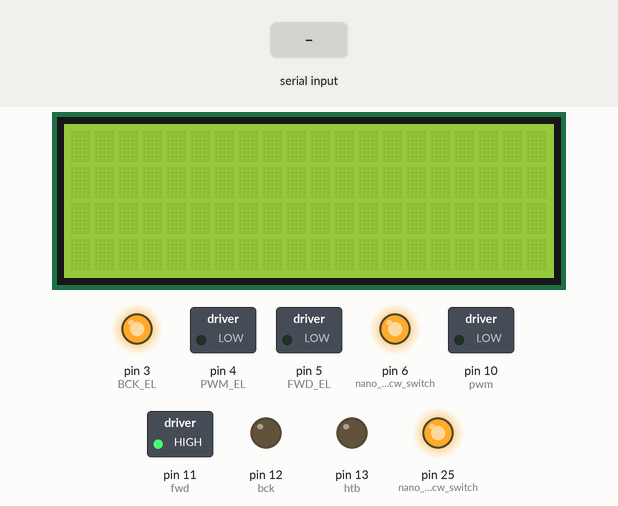
A sketch run on a simulated Arduino Mega 2560, built with avr-gcc and run on an emulated ATmega2560. On the bench: 20×4 character LCD, switched loads named in the sketch (green lamp = pin HIGH), output pins drawn as LEDs (lit = HIGH). The inputs (shaded band) are chosen by the test bench. Pins used as bus, display or sensor lines are not drawn; what the sketch prints to the serial monitor is not drawn.

Above: at 2.2 s.
2.3 s: "90 45~" received over the second serial link
At 3.8 s:
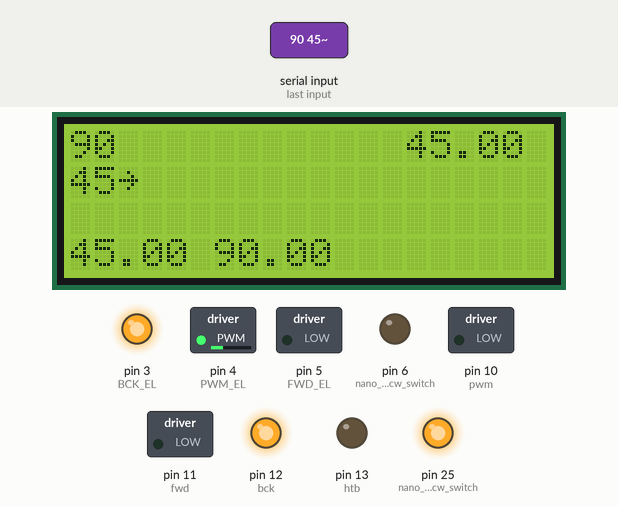
5.3 s: "AA|~" received over the second serial link
At 7.5 s:
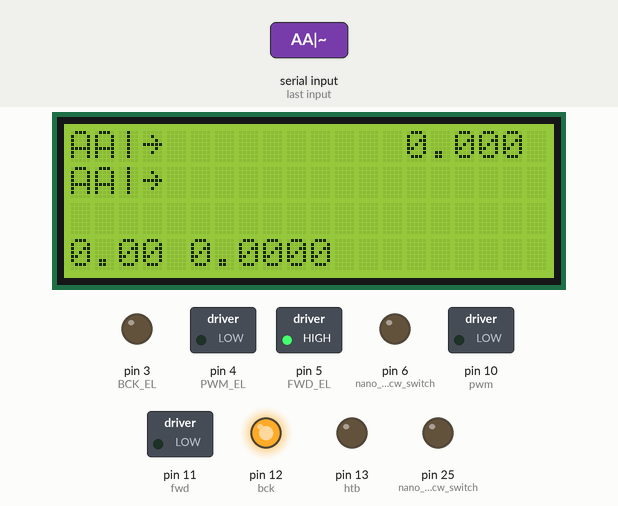
7.8 s: "30 150 10~" received over the second serial link
At 9.3 s:
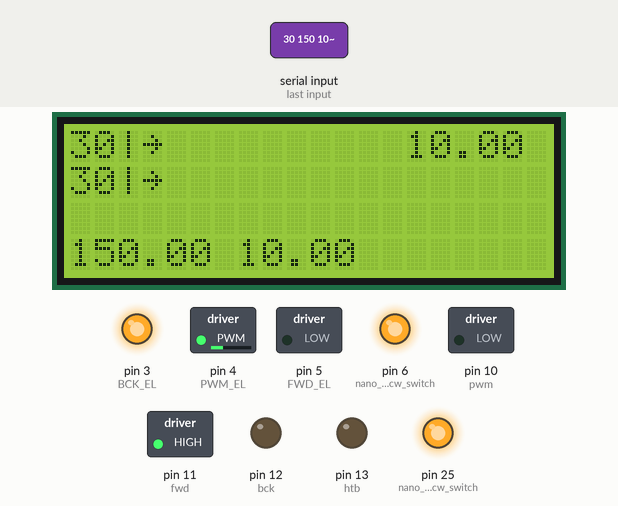
10.8 s: "30 150 10 200~" received over the second serial link
At 11.6 s:
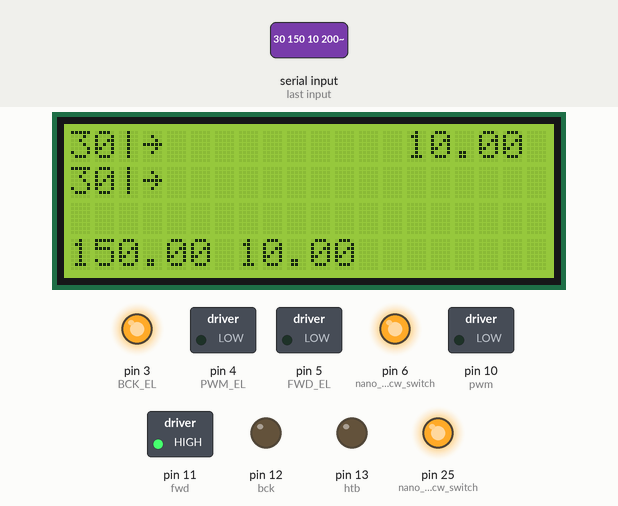
13.4 s: "1~" received over the second serial link
At 14.94 s:
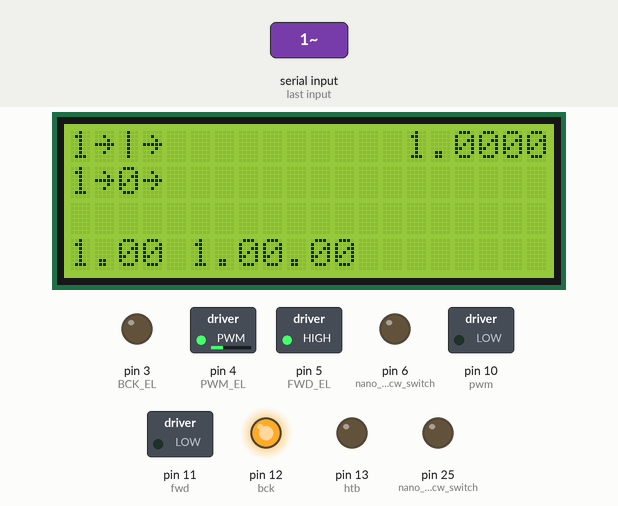
16.2 s: "|ZZ~" received over the second serial link
At 17.6 s:
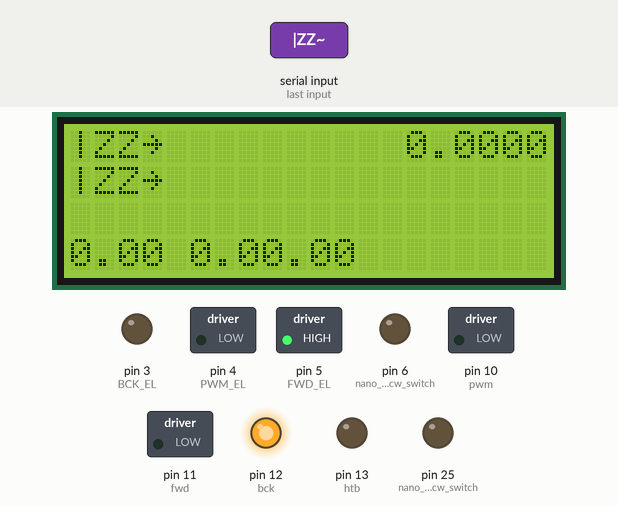
Timing chart, 0 to 19.2 s (numbered marks = the images above; inputs shaded):
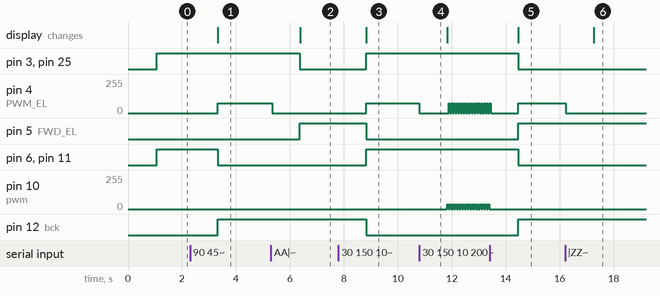

Measured:
- after the input at 2.3 s, pin 4 (PWM_EL): 0/255 → 75/255 after 1.0 s; pin 6 (nano_az_cw_acw_switch), pin 11 (fwd): HIGH → LOW after 1.0 s; pin 12 (bck): LOW → HIGH after 1.0 s; the display: changes after 1.0 s (image 1)
- after the input at 5.3 s, pin 3 (BCK_EL), pin 25 (nano_ele_cw_acw_switch): HIGH → LOW after 1.1 s; pin 4 (PWM_EL): 75/255 → 0/255 after 0.05 s; pin 5 (FWD_EL): LOW → HIGH after 1.1 s; the display: changes after 1.1 s (image 2)
- after the input at 7.8 s, pin 3 (BCK_EL), pin 6 (nano_az_cw_acw_switch), pin 11 (fwd), pin 25 (nano_ele_cw_acw_switch): LOW → HIGH after 1.0 s; pin 4 (PWM_EL): 0/255 → 75/255 after 1.0 s; pin 5 (FWD_EL), pin 12 (bck): HIGH → LOW after 1.0 s; the display: changes after 1.0 s (image 3)
- after the input at 10.8 s, pin 4 (PWM_EL): 75/255 → 0/255 at once, then repeats every 0.10 s: 75/255 0.05 s, 0/255 0.05 s; pin 10 (pwm): alternates 35/255 for 0.05 s and 0/255 for 0.05 s, starting after 1.0 s
- after the input at 13.4 s, pin 3 (BCK_EL), pin 6 (nano_az_cw_acw_switch), pin 11 (fwd), pin 25 (nano_ele_cw_acw_switch): HIGH → LOW after 1.1 s; pin 5 (FWD_EL), pin 12 (bck): LOW → HIGH after 1.1 s; pin 10 (pwm): stops changing and stays 0/255; the display: changes after 1.1 s (image 5)
- after the input at 16.2 s, pin 4 (PWM_EL): 75/255 → 0/255 at once; the display: changes after 1.1 s (image 6)

The sketch:

azi_motor_working_16dec.ino
```cpp
//AZIMUTH 16-12-2023 Working

#include <Wire.h>
#include <LiquidCrystal_I2C.h>

LiquidCrystal_I2C lcd(0x27, 20, 4);

int fwd = 11;  // ForwardP
int bck = 12;  // Backward
int pwm = 10;  // Motor power

int htb = 13;  // Heartbeat

int FWD_EL = 5;
int BCK_EL = 3;
int PWM_EL = 4;

int nano_az_cw_acw_switch = 6;   // AZNano ------d5
int AZ_nanoCounterResetPin = 7;  // AZNano ------d4

int nano_ele_cw_acw_switch =25;  // ELNano ------d4
int EL_nanoCounterResetPin = 24;  // ELNano ------d5

String timeString;
String DIR_CW_ACW;

bool CW = true;
bool EL_CW = false;

String location;
String satname;
float AZ_extractedData = 0;
float EL_extractedData = 0;
float repos_amt = 0;
float azi = 229;
float ele = 0;

float currentAZ = 0;
float prevAZ = 0;
int motion = 0;
float currentELE = 0;
float prevELE = 0;
int ELEmotion = 0;

float current_azi = 0;
float previous_azi = 0;
float current_ele = 0;
float previous_ele = 0;
float AZ_difference = 0;

int speed = 35;
int ELspeed = 75;

void setup() {
  pinMode(pwm, OUTPUT);
  pinMode(fwd, OUTPUT);
  pinMode(bck, OUTPUT);
  pinMode(htb, OUTPUT);
  pinMode(FWD_EL, OUTPUT);
  pinMode(BCK_EL, OUTPUT);
  pinMode(PWM_EL, OUTPUT);


  pinMode(AZ_nanoCounterResetPin, OUTPUT);
  pinMode(nano_az_cw_acw_switch, OUTPUT);

  pinMode(EL_nanoCounterResetPin, OUTPUT);
  pinMode(nano_ele_cw_acw_switch, OUTPUT);

  Serial.begin(115200);
  Serial1.begin(115200);
  Serial2.begin(115200);
  Serial3.begin(115200);

  lcd.init();
  lcd.backlight();
  lcd.clear();

  digitalWrite(AZ_nanoCounterResetPin, HIGH);
  digitalWrite(EL_nanoCounterResetPin, HIGH);
  delay(1000);  // Nano AZ ELE Reset
  digitalWrite(AZ_nanoCounterResetPin, LOW);
  digitalWrite(EL_nanoCounterResetPin, LOW);

}


void loop() {


  //Serial.println(String(String(AZ_extractedData) + " | " + String(EL_extractedData)));

  serial_1_TTL();
  serial_2_NANO();

  serial_3_NANO();

  cw_ccw();

  el_cw_ccw();

  switchDirection();

  EL_switchDirection();

  checkAziMotorPos();

  checkELEMotorPos();

}
```

AZImotorMovement.ino
```cpp
void checkRotation() {
  float AZ_difference = 0;

  currentAZ = azi;

  AZ_difference = currentAZ - prevAZ;
  AZ_difference = abs(AZ_difference);

  if (AZ_difference >= 5) {
    motion = 0;
    //Serial.println("change in deg > 3 : continue motion");

  }
  else {
    motion = 1;
  }
  prevAZ = currentAZ;
}


void cw_ccw() {
  current_azi = azi;

 //Serial.println(motion);

  if (current_azi > previous_azi)    {

      CW = true;  //forward

  }
  if (current_azi < previous_azi)  {

      CW = false;  //forward

  }
  previous_azi = current_azi;
}
void switchDirection() {
  if (CW) {
    digitalWrite(bck, LOW);
    digitalWrite(fwd, HIGH);
    digitalWrite(nano_az_cw_acw_switch, HIGH);
  }
  if (!CW) {
    digitalWrite(fwd, LOW);
    digitalWrite(bck, HIGH);
    digitalWrite(nano_az_cw_acw_switch, LOW);
  }
}

void moveAziMotor(int speed, int dly) {
  if (motion == 1) {
    if (speed != 0) {
      analogWrite(pwm, speed);
      delay(dly);
      analogWrite(pwm, 0);
    } else {
      analogWrite(pwm, 0);
    }
  }
}


void checkAziMotorPos() {
  String output = String(azi - 0.67) + " " + String(AZ_extractedData) + " " + String(azi + 0.67);
  //Serial.println(output);
  if (AZ_extractedData >= (azi - 0.67) and AZ_extractedData <= (azi + 0.67)) {
    String output = String(azi - 0.67) + ">=" + String(AZ_extractedData) + "<=" + String(azi + 0.67);
    //Serial.println(output);
    moveAziMotor(0, 0);
  } else {
    moveAziMotor(speed, 50);
  }
}


 
```

ELEMotorMovement.ino
```cpp
void ELEcheckRotation() {
  float ELE_difference = 0;

  currentELE = ele;

  ELE_difference = currentELE - prevELE;
  ELE_difference = abs(ELE_difference);
  if (currentELE > prevELE and EL_extractedData >= 90 or EL_extractedData <=0 ){
     ELEmotion = 0;
  }
  else{
    ELEmotion = 1;
  }
  if(currentELE < 0 or EL_extractedData < 0 or currentELE > 90 or EL_extractedData > 91){
    ELEmotion = 0;
  }
  else {
    ELEmotion = 1;
  }
  prevELE = currentELE;
}

void el_cw_ccw() {
  current_ele = ele;
  if (current_ele > previous_ele) {
    EL_CW = false;  //forward
  }
  if (current_ele < previous_ele) {
    EL_CW = true;  //backward
  }
  previous_ele = current_ele;
}
void EL_switchDirection() {
  if (EL_CW) {
    digitalWrite(BCK_EL, LOW);
    digitalWrite(FWD_EL, HIGH);
    digitalWrite(nano_ele_cw_acw_switch, LOW);
  }
  if (!EL_CW) {
    digitalWrite(FWD_EL, LOW);
    digitalWrite(BCK_EL, HIGH);
    digitalWrite(nano_ele_cw_acw_switch, HIGH);
  }
}

void moveELEMotor(int ELspeed, int dly) {
  if (ELEmotion) {
    if (ELspeed != 0) {
      analogWrite(PWM_EL, ELspeed);
      delay(dly);
      analogWrite(PWM_EL, 0);
    } else {
      analogWrite(PWM_EL, 0);
    }
  }
}

void checkELEMotorPos() {

  //String output = String(ele - 0.67) + " " + String(EL_extractedData) + " " + String(ele + 0.67);
  //Serial.println(output);
  if (EL_extractedData >= (ele - 0.67) and EL_extractedData <= (ele + 0.67)) {
    //String output = String(ele - 0.67) + ">=" + String(EL_extractedData) + "<=" + String(ele + 0.67);
    //Serial.println(output);
    moveELEMotor(0, 0);
  } else {
    moveELEMotor(ELspeed, 50);
  }
}
```

serialData.ino
```cpp
void serial_1_TTL() {

  if (Serial1.available() > 0) {
    currentAZ = azi ;
    String receivedString = Serial1.readStringUntil('\n');  // Read until newline character
    Serial.println(receivedString);
    int space1 = receivedString.indexOf(' ');
    int space2 = receivedString.indexOf(' ', space1 + 1);
    int space3 = receivedString.indexOf(' ', space2 + 1);
    int space4 = receivedString.indexOf(' ', space3 + 1);
    int space5 = receivedString.indexOf(' ', space4 + 1);
    int space6 = receivedString.indexOf(' ', space5 + 1);
    int space7 = receivedString.indexOf(' ', space6 + 1);

    timeString = receivedString.substring(0, space1);

    azi = receivedString.substring(space1 + 1, space2).toFloat();
    ele = receivedString.substring(space2 + 1, space3).toFloat();

    satname = receivedString.substring(space3 + 1, space4);

    DIR_CW_ACW = receivedString.substring(space4 + 1, space5);
    repos_amt = receivedString.substring(space5 + 1, space6).toFloat();

    lcd.setCursor(14, 0);
    lcd.print(repos_amt);

    lcd.setCursor(0, 0);
    lcd.print(timeString);

    lcd.setCursor(0, 1);
    lcd.print(satname);

    lcd.setCursor(0, 3);
    String str_a = String(azi) + " " + String(ele);
    lcd.print(str_a);

    checkRotation();
    ELEcheckRotation();


  }
}


void serial_2_NANO() {
    if (Serial2.available() > 0) {
        String AZreceivedData = Serial2.readStringUntil('~');

        if (AZreceivedData.indexOf("AA|") != -1 && AZreceivedData.indexOf("|ZZ") != -1) {
            int startIdx = AZreceivedData.indexOf("AA|");
            int endIdx = AZreceivedData.indexOf("|ZZ");

            AZ_extractedData = AZreceivedData.substring(startIdx + 3, endIdx).toFloat();

            lcd.setCursor(0, 2);
            String output = " " + String(AZ_extractedData) + " ";
            lcd.print(output);
        } else {
            Serial.println(String("Warning AZ : Data integrity check failed : " + String(AZreceivedData)));
        }
    }
}


void serial_3_NANO() {
    if (Serial3.available() > 0) {
        String ELreceivedData  = Serial3.readStringUntil('~');
        if (ELreceivedData.indexOf("EE|") != -1 && ELreceivedData.indexOf("|LL") != -1) {
            int startIdx = ELreceivedData.indexOf("EE|");
            int endIdx = ELreceivedData.indexOf("|LL");

            EL_extractedData = ELreceivedData.substring(startIdx + 3, endIdx).toFloat();

            lcd.setCursor(10, 2);
            String output = " " + String(EL_extractedData) + " ";
            lcd.print(output);
        } else {
            Serial.println(String("Warning ELE : Data integrity check failed : " + String(ELreceivedData)));
        }
    }
}

 
```
